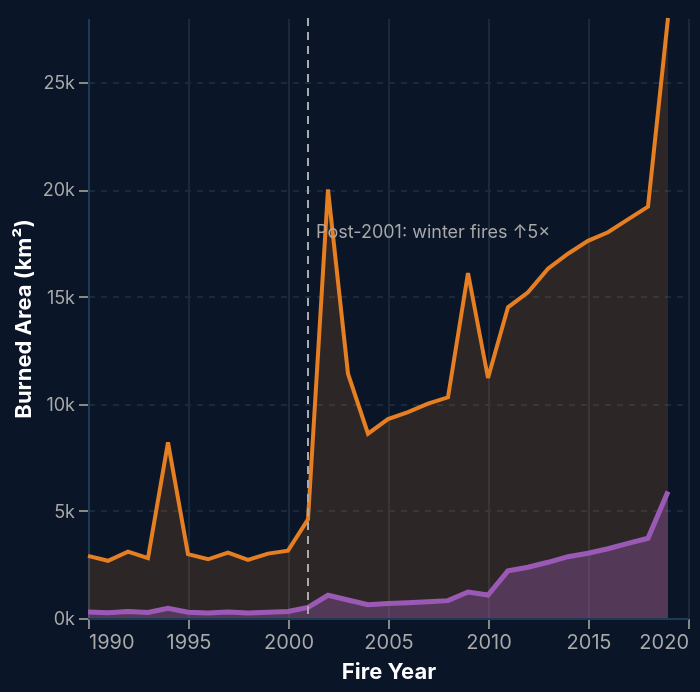

Write a Vega-Lite specification for this figure.
### Vega-Lite specification from a JSON file in a GitHub repository (floating-point values rounded to 4 significant figures)
{"$schema": "https://vega.github.io/schema/vega-lite/v5.json", "width": "container", "height": 300, "data": {"values": [{"year": 1990, "summer": 2900, "autumn_winter": 280}, {"year": 1991, "summer": 2670, "autumn_winter": 240}, {"year": 1992, "summer": 3100, "autumn_winter": 306}, {"year": 1993, "summer": 2790, "autumn_winter": 255}, {"year": 1994, "summer": 8200, "autumn_winter": 450}, {"year": 1995, "summer": 2980, "autumn_winter": 269}, {"year": 1996, "summer": 2740, "autumn_winter": 234}, {"year": 1997, "summer": 3050, "autumn_winter": 279}, {"year": 1998, "summer": 2715, "autumn_winter": 228}, {"year": 1999, "summer": 3005, "autumn_winter": 263}, {"year": 2000, "summer": 3145, "autumn_winter": 302}, {"year": 2001, "summer": 4600, "autumn_winter": 490}, {"year": 2002, "summer": 20000, "autumn_winter": 1060}, {"year": 2003, "summer": 11400, "autumn_winter": 840}, {"year": 2004, "summer": 8600, "autumn_winter": 622}, {"year": 2005, "summer": 9280, "autumn_winter": 671}, {"year": 2006, "summer": 9610, "autumn_winter": 708}, {"year": 2007, "summer": 10000, "autumn_winter": 762}, {"year": 2008, "summer": 10300, "autumn_winter": 810}, {"year": 2009, "summer": 16100, "autumn_winter": 1210}, {"year": 2010, "summer": 11200, "autumn_winter": 1070}, {"year": 2011, "summer": 14500, "autumn_winter": 2200}, {"year": 2012, "summer": 15200, "autumn_winter": 2370}, {"year": 2013, "summer": 16300, "autumn_winter": 2600}, {"year": 2014, "summer": 17000, "autumn_winter": 2860}, {"year": 2015, "summer": 17600, "autumn_winter": 3020}, {"year": 2016, "summer": 18000, "autumn_winter": 3230}, {"year": 2017, "summer": 18600, "autumn_winter": 3480}, {"year": 2018, "summer": 19200, "autumn_winter": 3720}, {"year": 2019, "summer": 28000, "autumn_winter": 5900}]}, "layer": [{"mark": {"type": "area", "color": "#E67E22", "opacity": 0.15, "line": {"color": "#E67E22", "strokeWidth": 2}}, "encoding": {"x": {"field": "year", "type": "quantitative", "title": "Fire Year", "axis": {"format": "d", "labelColor": "#aaaaaa", "titleColor": "#ffffff", "gridColor": "#1a2a3a", "domainColor": "#1e3a55", "labelFontSize": 10, "titleFontSize": 11}}, "y": {"field": "summer", "type": "quantitative", "title": "Burned Area (km²)", "axis": {"format": "~s", "labelColor": "#aaaaaa", "titleColor": "#ffffff", "gridColor": "#1a2a3a", "gridDash": [3, 3], "domainColor": "#1e3a55", "labelFontSize": 9, "titleFontSize": 11}}, "tooltip": [{"field": "year", "type": "quantitative", "title": "Year", "format": "d"}, {"field": "summer", "type": "quantitative", "title": "Summer fires (km²)", "format": ",.0f"}, {"field": "autumn_winter", "type": "quantitative", "title": "Autumn/Winter fires (km²)", "format": ",.0f"}]}}, {"mark": {"type": "area", "color": "#9b59b6", "opacity": 0.35, "line": {"color": "#9b59b6", "strokeWidth": 2.5}}, "encoding": {"x": {"field": "year", "type": "quantitative"}, "y": {"field": "autumn_winter", "type": "quantitative"}, "tooltip": [{"field": "year", "type": "quantitative", "title": "Year", "format": "d"}, {"field": "summer", "type": "quantitative", "title": "Summer fires (km²)", "format": ",.0f"}, {"field": "autumn_winter", "type": "quantitative", "title": "Autumn/Winter fires (km²)", "format": ",.0f"}]}}, {"data": {"values": [{"year": 2001}]}, "mark": {"type": "rule", "color": "#aaaaaa", "strokeDash": [4, 3], "strokeWidth": 1}, "encoding": {"x": {"field": "year", "type": "quantitative"}}}, {"data": {"values": [{"year": 2001, "label": "Post-2001: winter fires ↑5×", "y": 18000}]}, "mark": {"type": "text", "fontSize": 9, "color": "#aaaaaa", "align": "left", "dx": 4}, "encoding": {"x": {"field": "year", "type": "quantitative"}, "y": {"field": "y", "type": "quantitative"}, "text": {"field": "label", "type": "nominal"}}}], "config": {"background": "#0a1628", "view": {"stroke": "transparent"}, "font": "Inter, sans-serif"}}
